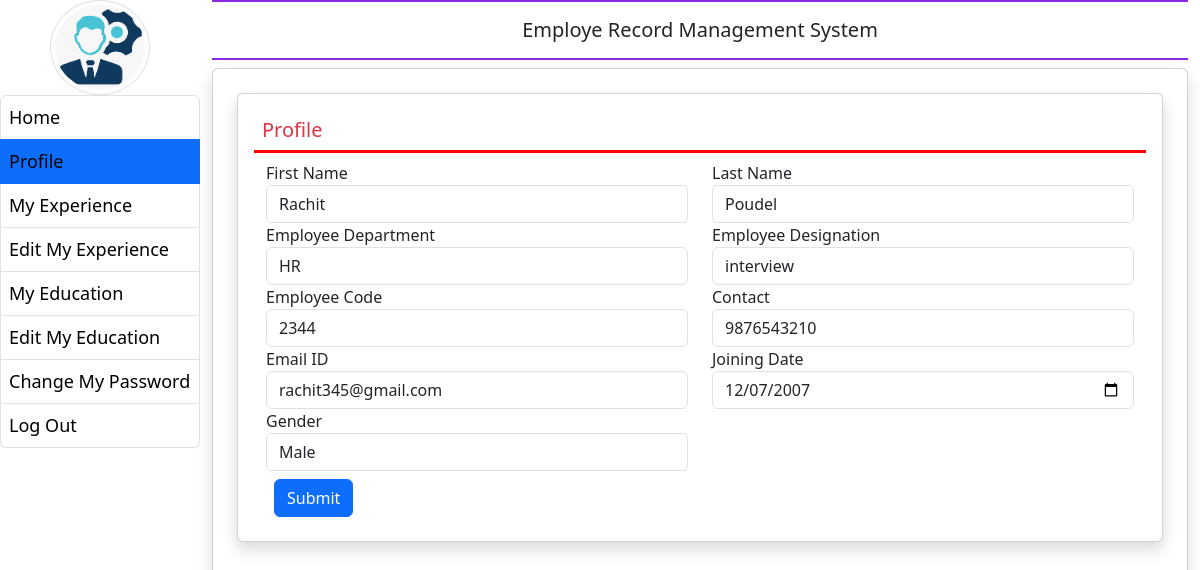
The app's page /profile (signed in) with its own data.
### employee/models.py (models this page shows, shortened)
class EmployeeDetails(models.Model):
    user = models.ForeignKey(User, on_delete=models.CASCADE)
    empcode = models.CharField(max_length=50)
    empdept = models.CharField(max_length=20, null=True)
    designation = models.CharField(max_length=100, null=True)
    contact = models.CharField(max_length=100, null=True)
    gender = models.CharField(max_length=10, null=True)
    joiningdate = models.DateField(null=True)

### employee/views.py (the view, shortened to what this page needs)
# urls.py: path('profile',profile,name='profile'),
@login_required(login_url='emp_login')
def profile(request):
    error = ""
    user = request.user
    employee = get_object_or_404(EmployeeDetails, user=user)
    context = {'error': error, 'employee': employee}
    return render(request, 'profile.html', context)

### employee/templates/profile.html (shortened to what this page needs)
{% extends "emp_base.html" %}
{% block main %}
<div class="card shadow m-2">
    <div class="card-body">
        <h5 class="p-2 text-danger" style="border-bottom: 3px solid red;">Profile</h5>
        <div class="container-fluid">
            <form method="POST" name="signup">
                <div class="row">
                    <div class="col-sm-6">
                        <div class="form-group">
                            <label>First Name</label>
                            <input type="text" name="firstname" class="form-control" placeholder="Enter the first name" pattern="[A-Za-z]+" value="{{ employee.user.first_name }}" required>
                        </div>
                    </div>
                    <div class="col-sm-6">
                        <div class="form-group">
                            <label>Last Name</label>
                            <input type="text" name="lastname" class="form-control" placeholder="Enter the last name" pattern="[A-Za-z]+" value="{{ employee.user.last_name }}" required>
                        </div>
                    </div>
                    <div class="col-sm-6">
                        <div class="form-group">
                            <label>Employee Department</label>
                            <input type="text" name="department" class="form-control" placeholder="Department" value="{{ employee.empdept }}">
                        </div>
                    </div>
                    <div class="col-sm-6">
                        <div class="form-group">
                            <label>Employee Designation</label>
                            <input type="text" name="designation" class="form-control" placeholder="Designation" value="{{ employee.designation }}">
                        </div>
                    </div>
                    <div class="col-sm-6">
                        <div class="form-group">
                            <label>Employee Code</label>
                            <input type="text" name="employeecode" class="form-control" placeholder="Enter your employee code" pattern="[0-9]+" value="{{ employee.empcode }}" required>
                        </div>
                    </div>
                    <div class="col-sm-6">
                        <div class="form-group">
                            <label>Contact</label>
                            <input type="text" name="contact" class="form-control" placeholder="Contact" value="{{ employee.contact }}">
                        </div>
                    </div>
                    <div class="col-sm-6">
                        <div class="form-group">
                            <label>Email ID</label>
                            <input type="email" name="emailid" class="form-control" placeholder="Email ID" value="{{ employee.user.email }}" required>
                        </div>
                    </div>
                    <div class="col-sm-6">
                        <div class="form-group">
                            <label>Joining Date</label>
                            <input type="date" name="Jdate" class="form-control" value="{% if employee.joiningdate %}{{ employee.joiningdate|date:'Y-m-d' }}{% endif %}">
                        </div>
                    </div>
                    <div class="col-sm-6">
                        <div class="form-group">
                            <label>Gender</label>
                            <select name="gender" class="form-control">
                                <option value="Male" {% if employee.gender == 'Male' %}selected{% endif %}>Male</option>
                            </select>
                        </div>
                    </div>
                </div>
                <input type="submit" value="Submit" class="m-2 btn btn-primary">
            </form>
        </div>
    </div>
</div>
{% endblock %}

### records on screen
EmployeeDetails: firstname "Rachit", lastname "Poudel", department "HR", designation "interview", employeecode "2344", contact "9876543210", emailid "rachit345@gmail.com", Jdate "12/07/2007", gender "Male"
